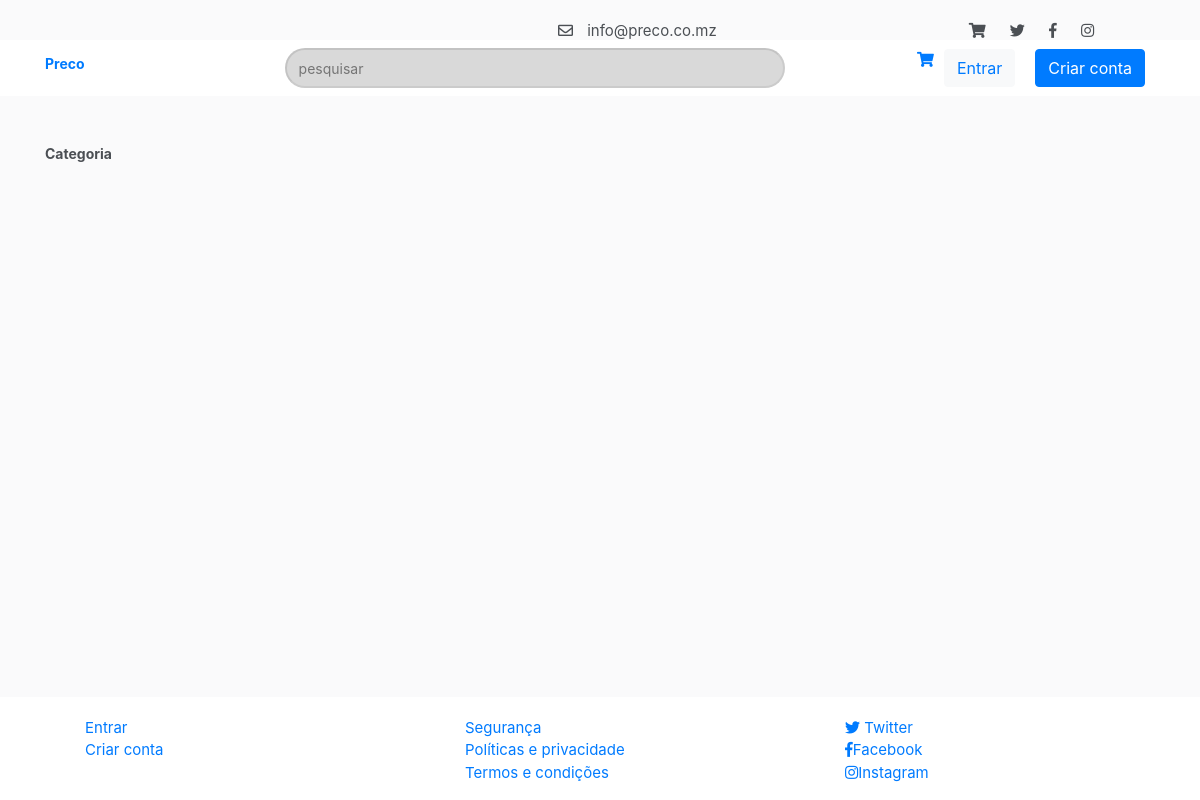
/products, run on an earlier commit of the app's database.
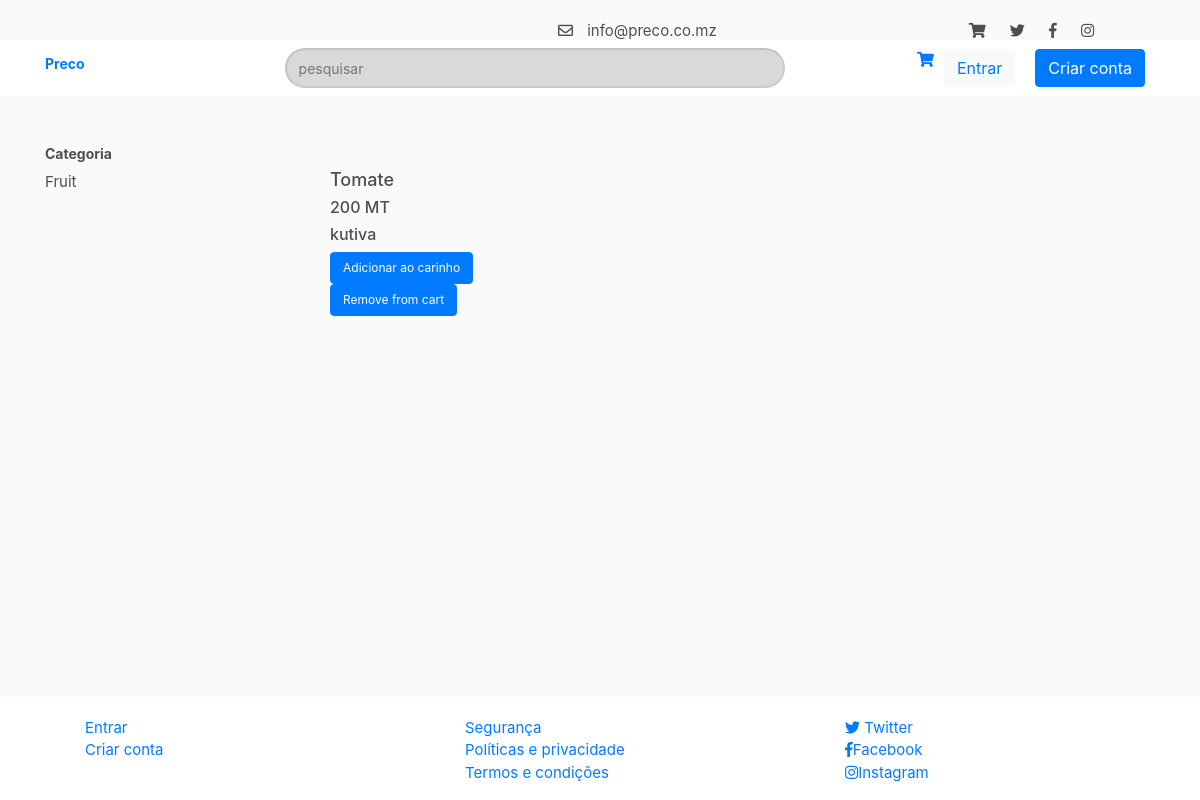
And on a later commit of the database.
### account/models.py (models this page shows, shortened)
class Category(models.Model):
    name = models.CharField(max_length=30, blank=True)
    type = models.CharField(max_length=30, blank=True)

class Company(models.Model):
    user = models.OneToOneField(settings.AUTH_USER_MODEL, on_delete=models.CASCADE)
    commercial_name = models.CharField(max_length=30, blank=False, unique=True)
    address = models.CharField(max_length=30, blank=True)
    categories = models.ForeignKey(Category, on_delete=models.CASCADE)
    created_date = models.DateTimeField(default=timezone.now)
    uploaded_at = models.DateTimeField(blank=True, null=True)

### dashboard/models.py (models this page shows, shortened)
class Product(models.Model):
    name = models.CharField(max_length=30, blank=True)
    categories = models.ForeignKey(Category, on_delete=models.CASCADE)
    price = models.IntegerField()
    description = models.TextField(max_length=30, blank=True)
    company = models.ForeignKey(Company, on_delete=models.CASCADE)
    discount = models.CharField(max_length=30, blank=True)

### price/views.py (the view)
# urls.py: path("products", views.products, name="products"),
def products(request):
    categories = Category.objects.filter(type="produto")
    products = Product.objects.all()
    return render(request, 'products.html', {'products': products, 'categories': categories})

### price/templates/products.html (shortened to what this page needs)
{% extends "price/layout/base.html" %}
{% load staticfiles %}
{% load staticfiles %}
{% block styles %}
<link rel="stylesheet" href="{% static 'stylesheet/main.css' %}">
<link rel="stylesheet" href="https://use.fontawesome.com/releases/v5.7.2/css/all.css">
{% endblock %}
{% block content %}
<main>
    <div class="container-fluid header">
        <div class="row">
            <div class="col-md-4">
            </div>
            <div class="col-md-4">
                <ul>
                    <i class="far fa-envelope"></i> <li>info@preco.co.mz</li>
                     <li>+258849395994</li>
                </ul>
            </div>
            <div class="col-md-4">
                <div class="contact">
                    <ul>
                        <li><i class="fas fa-shopping-cart"></i></li>
                        <li><i class="fab fa-twitter"></i></li>
                        <li><i class="fab fa-facebook-f"></i></li>
                        <li><i class="fab fa-instagram"></i></li>
                    </ul>
                </div>
            </div>
        </div>
    </div>
    {% include "price/layout/navegation.html" %}
    <div class="container">
        <div class="row">
            <div class="col-md-3">
                <aside>
                    <nav>
                        <h1 class="category">Categoria</h1>
                           <ul>
                            {% for category in categories %}
                                 <li>{{ category.name|capfirst  }}</li>
                            {% endfor  %}
                        </ul>
                    </nav>
                </aside>
            </div>
            <div class="col-md-8">
                <div class="row">
                    {% for product in products %}
                    <div class="col-md-3">
                        <div class="products">
                            <h2>{{ product.name }}</h2>
                            <h3>{{ product.price }} MT</h3>
                            <h3>{{ product.company.commercial_name }}</h3>
                            <a href="{% url 'add_to_cart' product.id   %}">
                                <button type="button" class="btn btn-primary add">Adicionar ao carinho</button>
                            </a>
                             <a href="{% url 'remove_from_cart' product.id   %}">
                                <button type="button" class="btn btn-primary add">Remove from cart</button>
                            </a>
                        </div>
                    </div>
                    {% endfor %}
                </div>
            </div>
        </div>
    </div>
</main>
{% include "price/layout/footer.html" %}
{% endblock %}

What changed in the data, as far as the page shows it:
added Category: name "Fruit"
added Product: name "Tomate", price "200", company.commercial_name "kutiva"
